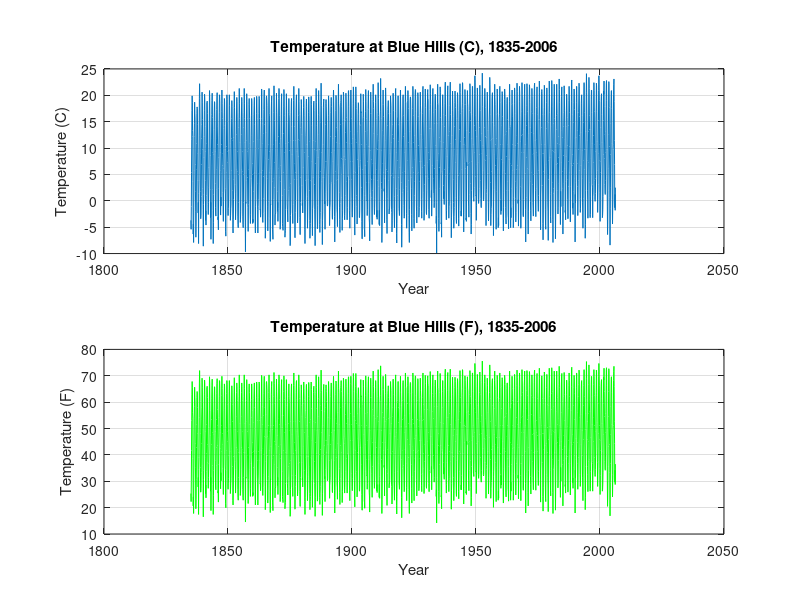
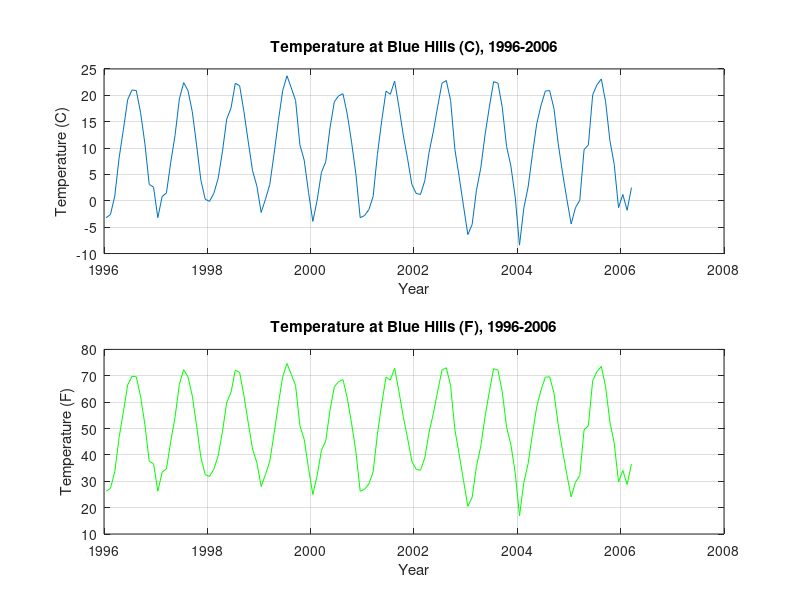

Write the MATLAB code that produced these figures, in order.
% Devin Delfino
% PHYS 228: Scientific Computing
% Assignment 1: Looking for Climate Change, Part 1

load blue_hills_temperature.tsv
months = blue_hills_temperature(:,1);
temperature_C = blue_hills_temperature(:,3);
years = (months/12)+1960;

temperature_F = (temperature_C*(9/5))+32;

figure;

% default positions [360 278 560 420]
set(figure(1), 'Position', [360 278 560 840])

% Plotting Blue Hills Temperature data in degrees Celsius
subplot(2,1,1);
plot(years, temperature_C);
ylabel('Temperature (C)');
xlabel('Year');
title('Temperature at Blue Hills (C), 1835-2006');
grid;

% Plotting Blue Hills Temperature data in degrees Fahrenheit
subplot(2,1,2);
plot(years, temperature_F,'g');
ylabel('Temperature (F)');
xlabel('Year');
title('Temperature at Blue Hills (F), 1835-2006');
grid;

figure;
set(figure(2), 'Position', [360 278 560 840])

% Plotting Blue Hills Temperature data in degrees Celsius for the last 10 years only
subplot(2,1,1);
plot(years(years>=1996),temperature_C(years>=1996));
ylabel('Temperature (C)');
xlabel('Year');
title('Temperature at Blue Hills (C), 1996-2006');
grid;

% Plotting Blue Hills Temperature data in degrees Fahrenheit for the last 10 years only
subplot(2,1,2);
plot(years(years>=1996),temperature_F(years>=1996), 'g');
ylabel('Temperature (F)');
xlabel('Year');
title('Temperature at Blue Hills (F), 1996-2006');
grid;